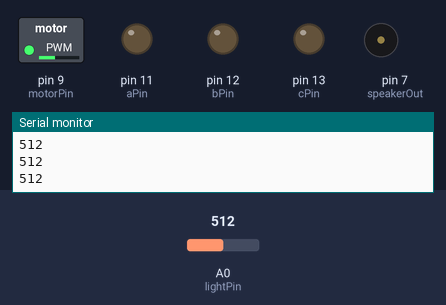
The sketch below on a simulated Arduino Uno, built with avr-gcc and run on an emulated ATmega328P. On the bench: switched loads named in the sketch (green lamp = pin HIGH), output pins drawn as LEDs (lit = HIGH), buzzer (waves = sounding), the last lines printed to the serial monitor. The test bench sets the inputs (shaded band); at power-on: A0 (lightPin) = 512.

Above: at 1.2 s.
1.3 s: A0 (lightPin) set to 900
At 2.7 s:
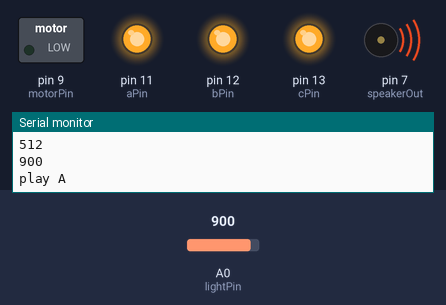
At 3.8 s:
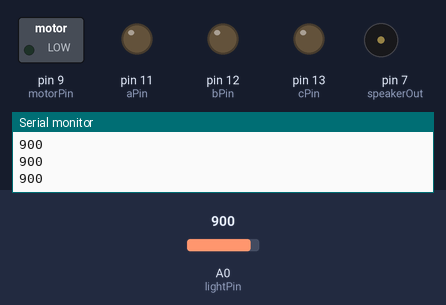
4.3 s: A0 (lightPin) set to 807
5.8 s: A0 (lightPin) set to 784
At 6.6 s:
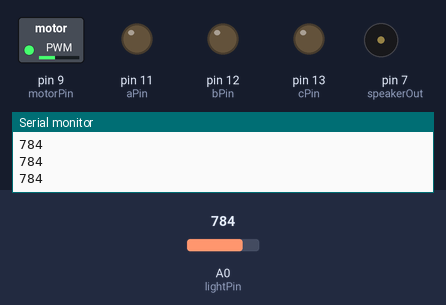
Timing chart, 0 to 8.8 s (numbered marks = the images above; inputs shaded):
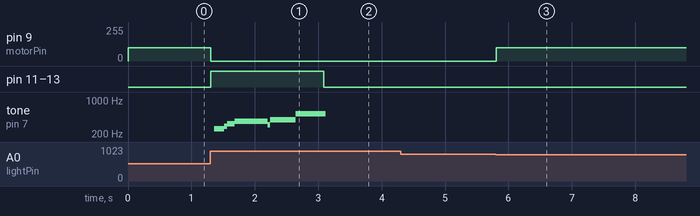

Measured:
- the behaviour switches between 800 and 799 on A0 (lightPin) (found by bisection; images 2 and 3)
- after the input at 1.3 s, pin 9 (motorPin): 100/255 → 0/255 at once; pin 11 (aPin), pin 12 (bPin), pin 13 (cPin): LOW → HIGH at once, → LOW 1.8 s later; tone on pin 7 (speakerOut): plays 259 Hz for 0.16 s, 287 Hz for 0.04 s, 328 Hz for 0.12 s, 363 Hz for 0.52 s, 309 Hz for 0.04 s, 391 Hz for 0.40 s … (7 notes in this stretch), starting after 0.06 s
- after the input at 5.8 s, pin 9 (motorPin): 0/255 → 100/255 at once

The sketch:

Toiletpaper_dispenser.ino
```cpp
int lightPin = 0;   // select the input pin for the potentiometer
int motorPin = 9; // select the pin for the Motor
int val = 0;      // variable to store the value coming from the sensor
int prevVal = 0;
int BOUNDARY = 800;

int aPin = 11;
int bPin = 12;
int cPin = 13;
int speakerOut = 7;
byte names[] = {'c', 'd', 'e', 'f', 'g', 'a', 'b', 'C'};
int tones[] = {1915, 1700, 1519, 1432, 1275, 1136, 1014, 956};
byte ringA[] =   "ceggggppggppgppCCCCCpppppp";
int count = 0;
int count2 = 0;
int count3 = 0;

void setup() {
  Serial.begin(9600);
 pinMode(aPin, OUTPUT);
 pinMode(bPin, OUTPUT);
 pinMode(cPin, OUTPUT);
 pinMode(speakerOut, OUTPUT);
}
void loop() {
  val = analogRead(lightPin);    // read the value from the sensor, between 0 - 1024
  Serial.println(val);
  if (val < BOUNDARY) {
    analogWrite(motorPin, 100); // analogWrite can be between 0-255
  }
  else {
    analogWrite(motorPin, 0);
  }

  if (prevVal < BOUNDARY && val > BOUNDARY) {
    playA();
  }
  prevVal = val;
}


void playA() {

  digitalWrite(cPin, HIGH);
  digitalWrite(bPin, HIGH);
  digitalWrite(aPin, HIGH);
  Serial.println("play A");

  for (count = 0; count < sizeof(ringA); count++) {

//    statePin = !statePin;

    for (count2=0;count2<8;count2++) {
      if (names[count2] == ringA[count]) {
        for( int i=0; i<50; i++ ) {   // play it for 50 cycles
          digitalWrite(speakerOut,HIGH);
          delayMicroseconds(tones[count2]);
          digitalWrite(speakerOut, LOW);
          delayMicroseconds(tones[count2]);
        }
      }
      if (ringA[count] == 'p') {
        // make a pause of a certain size
        digitalWrite(speakerOut, 0);
        delayMicroseconds(500);
      }
    }
  }
  digitalWrite(aPin, LOW);
  digitalWrite(bPin, LOW);
  digitalWrite(cPin, LOW);
}
```
